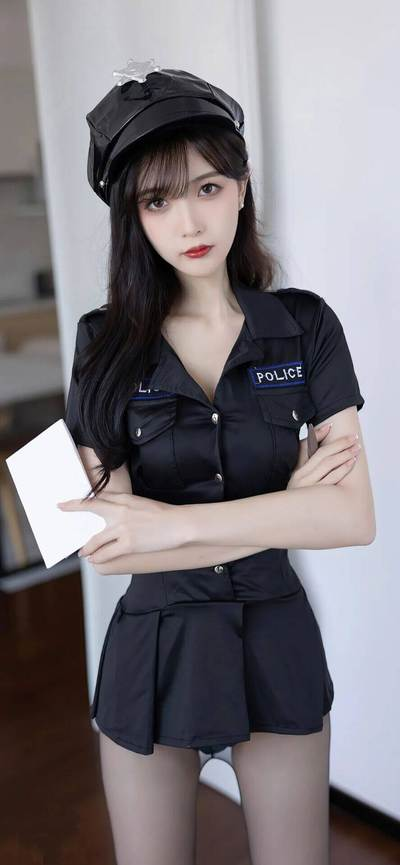
//> input picture opencv/素材/林星阑.jpg, 400 x 865 px
$ ./main   (built with g++ and OpenCV 4)
//> lines starting //> are read from the running program, lines starting //| are printed output that depends on the picture
#include <iostream>
#include "opencv2/opencv.hpp"
#include <opencv2/core/cuda.hpp>

int main(int argc,char **argv)
{
  cv::Mat img = cv::imread("../素材/林星阑.jpg");
//> img is the input picture: 865 rows x 400 cols, CV_8UC3; mean B, G, R 122.9, 117.9, 122.9
  if(img.empty() == false)
  {
    printf("成功读取图片!");
  }
  else
  {
    printf("无法读取图片，请确定图片文件是否存在，输入格式是否正确!");
    return false;
  }
  cv::Mat imgs[3];
  cv::Mat result[2];
  cv::split(img,imgs);
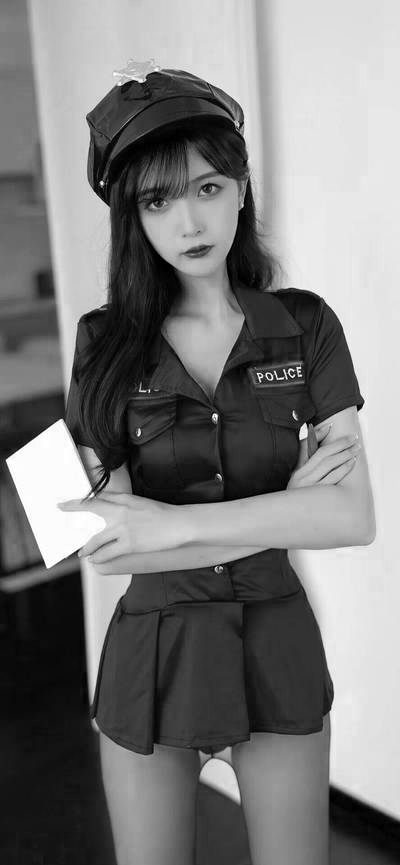
//> imgs[0]: 865 rows x 400 cols, CV_8UC1; min 0, max 255, mean 122.9
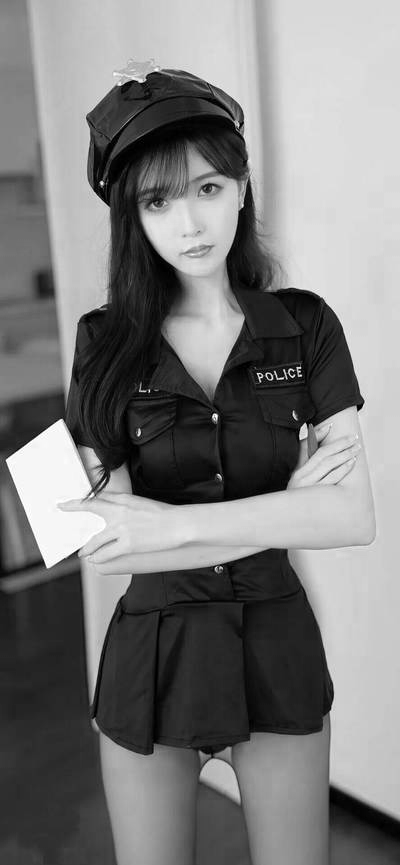
//> imgs[2]: 865 rows x 400 cols, CV_8UC1; min 0, max 255, mean 122.9
  cv::namedWindow("RGB-B通道",cv::WINDOW_FREERATIO);
  cv::namedWindow("RGB-G通道",cv::WINDOW_FREERATIO);
  cv::namedWindow("RGB-R通道",cv::WINDOW_FREERATIO);
  cv::imshow("RGB-B通道",imgs[0]);
  cv::imshow("RGB-G通道",imgs[1]);
  cv::imshow("RGB-R通道",imgs[2]);
  imgs[2] = img;  //改变图像通道数量
  cv::merge(imgs,3,result[0]);
  cv::namedWindow("合并图像结果0",cv::WINDOW_FREERATIO);
  cv::imshow("合并图像结果0",result[0]);   //不一定能看出来效果，需要Image Watch插件
  cv::Mat zero = cv::Mat::zeros(img.rows,img.cols,CV_8UC1);  //一个通道的0矩阵
  imgs[0] = zero;
//> imgs[0]: 865 rows x 400 cols, CV_8UC1; every value is 0
  imgs[1] = zero;
  cv::merge(imgs,3,result[1]);
  cv::namedWindow("合并图像结果1",cv::WINDOW_FREERATIO);
  cv::imshow("合并图像结果1",result[1]);   //不一定能看出来效果，需要Image Watch插件
  cv::waitKey(0);
  return 0;
}
